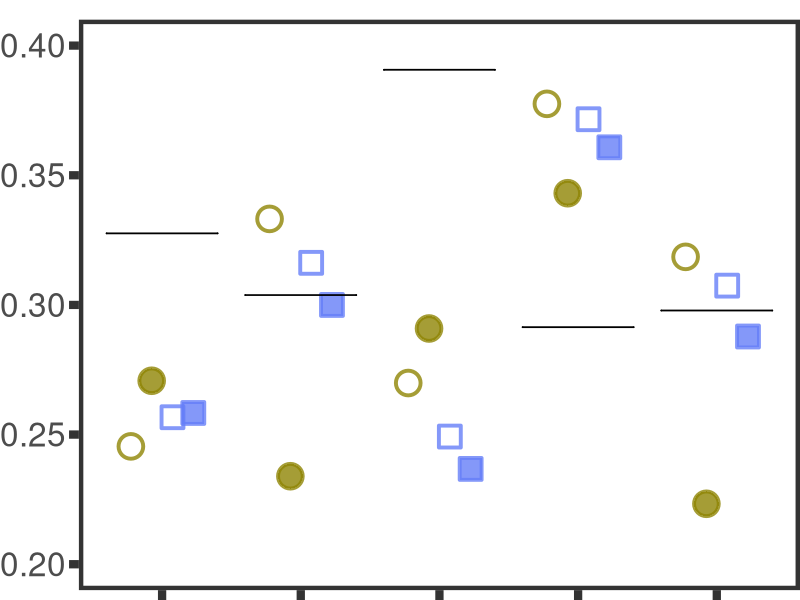
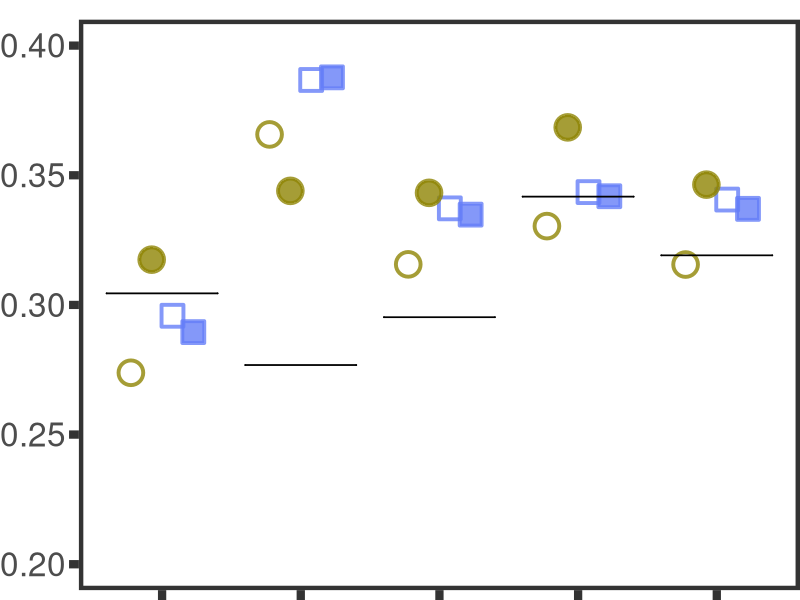
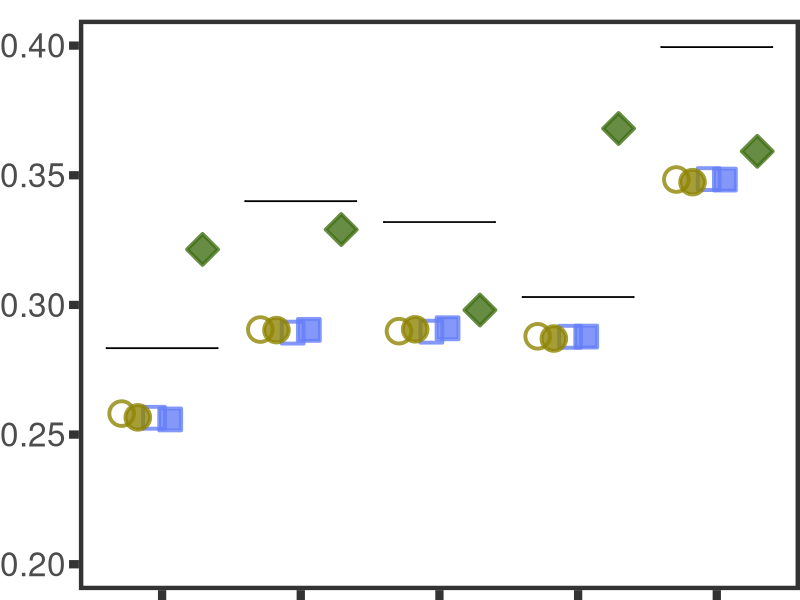
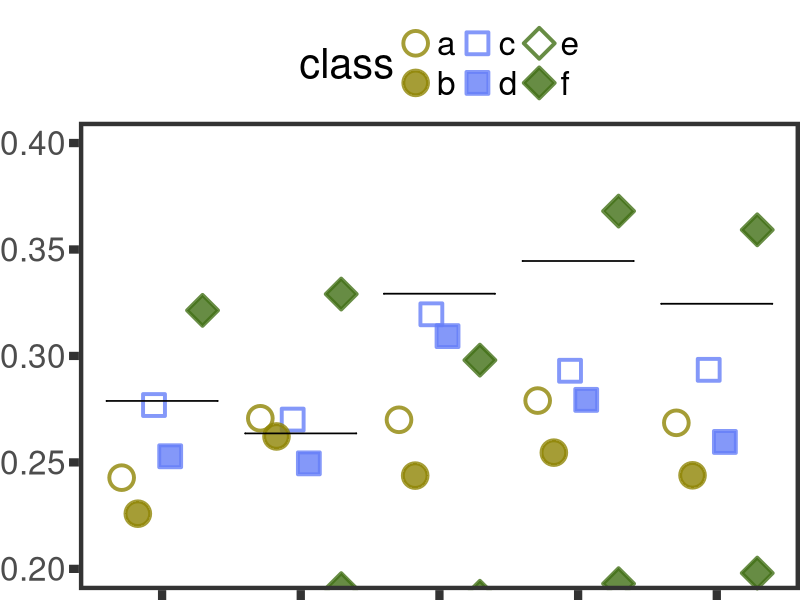
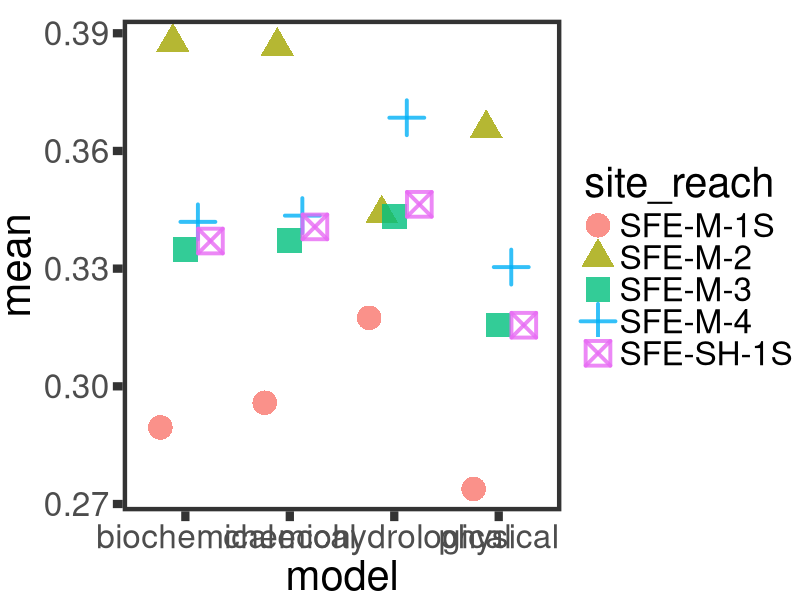

Generate these figures, in order, with R:
library(tidyverse)
library(ggsignif)

# SOMETHING UP WITH CONFIDENCE INTERVALS ATM :)

cover_nrmse_M <- read.csv("./data/predictive_models/nrmse_M_cover.csv")
cover_nrmse_AC <- read.csv("./data/predictive_models/nrmse_AC_cover.csv")
atx_nRMSE_M <- read.csv("./data/predictive_models/nrmse_M_atx.csv")
atx_nRMSE_AC <- read.csv("./data/predictive_models/nrmse_AC_atx.csv")
atx_nRMSE_M_w_cover <- read.csv("./data/predictive_models/nrmse_M_atx_w_cover.csv")
atx_nRMSE_AC_w_cover <- read.csv("./data/predictive_models/nrmse_M_atx_w_cover.csv")

cover_null_M <- cover_nrmse_M %>% 
  filter(model == "null")
cover_null_AC <- cover_nrmse_AC %>% 
  filter(model == "null")
atx_null_M <- atx_nRMSE_M %>% 
  filter(model == "null")
atx_null_AC <- atx_nRMSE_AC %>% 
  filter(model == "null")

cover_M <- cover_nrmse_M %>% 
  filter(model != "null" & model != "biological" & model != "physicochemical" & model != "all")
cover_AC <- cover_nrmse_AC %>% 
  filter(model != "null" & model != "biological" & model != "physicochemical" & model != "all")


theme_set(theme_bw() +
            theme(panel.grid.minor = element_blank(), panel.grid.major = element_blank(),
                  panel.border = element_rect(linewidth = 3), axis.ticks = element_line(linewidth = 2.8),
                  text = element_text(size = 30), plot.margin = unit(c(.5, 0, 0, 0), "cm"),
                  axis.ticks.length=unit(.25, "cm")))

# adding class to get order
cover_M <- cover_M %>% 
  mutate(class = case_when(model == "physical" ~ "a",
                           model == "ecohydrological" ~ "b",
                           model == "chemical" ~ "c",
                           model == "biochemical" ~ "d"),
         group = case_when((class == "a" | class == "b") ~ "X",
                           (class == "c" | class == "d") ~ "Y"))
cover_AC <- cover_AC %>% 
  mutate(class = case_when(model == "physical" ~ "a",
                           model == "ecohydrological" ~ "b",
                           model == "chemical" ~ "c",
                           model == "biochemical" ~ "d"))

M_cover_plot <- ggplot(data = cover_M, aes(x = site_reach, y = mean)) +
  geom_point(aes(fill = class, shape = class, color = class), size = 7, 
             alpha = 0.8,
             position = position_dodge(width=0.6), stroke = 2) +
  geom_signif(y_position = c(cover_null_M$mean), xmin = c(0.6, 1.6, 2.6, 3.6, 4.6), 
              xmax = c(1.4, 2.4, 3.4, 4.4, 5.4), annotation = c("", "", "", "" ,""),
              tip_length = 0, size = 0.6) +
  scale_fill_manual(values = c("white", "#8f8504", "white", "#657ef7")) +
  scale_color_manual(values = c("#8f8504", "#8f8504", "#657ef7", "#657ef7")) +
  scale_shape_manual(values = c(21, 21, 22, 22)) +
  #facet_wrap(~group) +
  coord_cartesian(ylim = c(0.2, 0.4)) +
  theme(legend.position = "none", axis.text.x = element_blank(), 
        axis.title.x = element_blank(), axis.title.y = element_blank(),
        strip.background = element_blank(), 
        strip.text.x = element_blank())
M_cover_plot


AC_cover_plot <- ggplot(data = cover_AC, aes(x = site_reach, y = mean)) +
  geom_point(aes(fill = class, shape = class, color = class), size = 7, 
             alpha = 0.8,
             position = position_dodge(width=0.6), stroke = 2) +
  geom_signif(y_position = c(cover_null_AC$mean), xmin = c(0.6, 1.6, 2.6, 3.6, 4.6), 
              xmax = c(1.4, 2.4, 3.4, 4.4, 5.4), annotation = c("", "", "", "" ,""),
              tip_length = 0, size = 0.6) +
  scale_fill_manual(values = c("white", "#8f8504", "white", "#657ef7")) +
  scale_color_manual(values = c("#8f8504", "#8f8504", "#657ef7", "#657ef7")) +
  scale_shape_manual(values = c(21, 21, 22, 22)) +
  coord_cartesian(ylim = c(0.2, 0.4)) +
  theme(legend.position = "none", axis.text.x = element_blank(), 
        axis.title.x = element_blank(), axis.title.y = element_blank())
AC_cover_plot

# joining ATX dataframes
atx_M <- rbind(atx_nRMSE_M, atx_nRMSE_M_w_cover) %>% 
  filter(model == "chemical" | model == "biochemical" | model == "ecohydrological" |
           model == "physical" | model == "w_cover" | model == "biological_w_cover")
atx_AC <- rbind(atx_nRMSE_AC, atx_nRMSE_AC_w_cover) %>% 
  filter(model == "chemical" | model == "biochemical" | model == "ecohydrological" |
           model == "physical" | model == "w_cover" | model == "biological_w_cover")
atx_M <- atx_M %>% 
  mutate(class = case_when(model == "physical" ~ "a",
                           model == "ecohydrological" ~ "b",
                           model == "chemical" ~ "c",
                           model == "biochemical" ~ "d",
                           model == "w_cover" ~ "e",
                           model == "biological_w_cover" ~ "f"))
atx_AC <- atx_AC %>% 
  mutate(class = case_when(model == "physical" ~ "a",
                           model == "ecohydrological" ~ "b",
                           model == "chemical" ~ "c",
                           model == "biochemical" ~ "d",
                           model == "w_cover" ~ "e",
                           model == "biological_w_cover" ~ "f"))

M_atx_plot <- ggplot(data = atx_M, aes(x = site_reach, y = mean)) +
  geom_point(aes(fill = class, shape = class, color = class), size = 7, 
             alpha = 0.8,
             position = position_dodge(width=0.7), stroke = 2) +
  geom_signif(y_position = c(atx_null_M$mean), xmin = c(0.6, 1.6, 2.6, 3.6, 4.6), 
              xmax = c(1.4, 2.4, 3.4, 4.4, 5.4), annotation = c("", "", "", "" ,""),
              tip_length = 0, size = 0.6) +
  scale_fill_manual(values = c("white", "#8f8504", "white", "#657ef7", 
                               "white", "#416f16")) +
  scale_color_manual(values = c("#8f8504", "#8f8504", "#657ef7", "#657ef7",
                                "#416f16", "#416f16")) +
  scale_shape_manual(values = c(21, 21, 22, 22, 23, 23)) +
  coord_cartesian(ylim = c(0.2, 0.4)) +
  theme(legend.position = "none", axis.text.x = element_blank(), 
        axis.title.x = element_blank(), axis.title.y = element_blank())
M_atx_plot


AC_atx_plot <- ggplot(data = atx_AC, aes(x = site_reach, y = mean)) +
  geom_point(aes(fill = class, shape = class, color = class), size = 7, 
             alpha = 0.8,
             position = position_dodge(width=0.7), stroke = 2) +
  geom_signif(y_position = c(atx_null_AC$mean), xmin = c(0.6, 1.6, 2.6, 3.6, 4.6), 
              xmax = c(1.4, 2.4, 3.4, 4.4, 5.4), annotation = c("", "", "", "" ,""),
              tip_length = 0, size = 0.6) +
  scale_fill_manual(values = c("white", "#8f8504", "white", "#657ef7", 
                               "white", "#416f16")) +
  scale_color_manual(values = c("#8f8504", "#8f8504", "#657ef7", "#657ef7",
                                "#416f16", "#416f16")) +
  scale_shape_manual(values = c(21, 21, 22, 22, 23, 23)) +
  coord_cartesian(ylim = c(0.2, 0.4)) +
  theme(legend.position = "top", axis.text.x = element_blank(), 
        axis.title.x = element_blank(), axis.title.y = element_blank())
AC_atx_plot

# thoughts:
# how does GPP improve our predictions
# water chemistry w/ and w/o
# physical w/ and w/o
# all?

# test....
test <- ggplot(data = cover_AC, aes(x = model, y = mean)) +
  geom_point(aes(fill = site_reach, shape = site_reach, color = site_reach), size = 7, 
             alpha = 0.8,
             position = position_dodge(width=0.6), stroke = 2)
test
